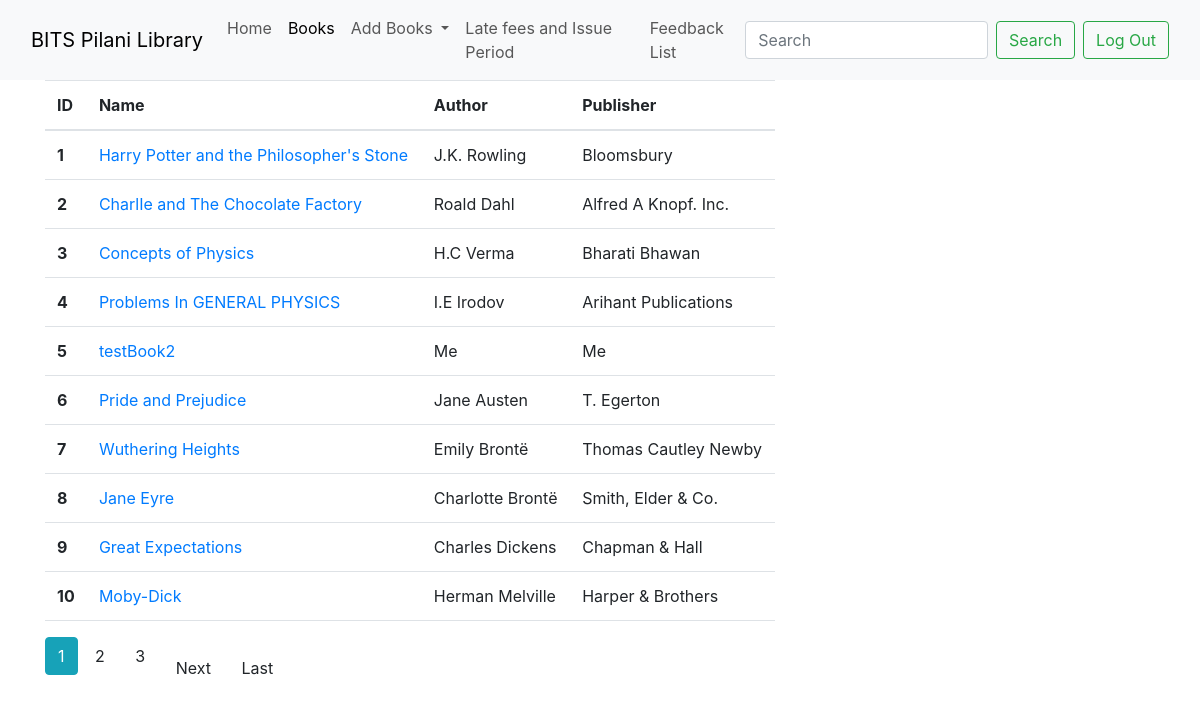
/librarian/listOfBooks (signed in), run on the app's committed database.
### home/models.py (models this page shows, shortened)
class books(models.Model):
    name = models.CharField(max_length = 150)
    author = models.CharField(max_length = 100)
    pub = models.CharField(max_length = 150)
    isbn = models.CharField(max_length = 20)
    copies_total = models.IntegerField()
    copies_available = models.IntegerField()
    cover_img = models.ImageField(default = 'default.jpg', upload_to = 'cover_image')

### home/views.py (the view)
# urls.py: path('librarian/listOfBooks', views.listOfBooks, name = "lib_listOfBooks"),
@login_required
def listOfBooks(request):
    if request.user.profile.is_student == True:
        base_template = 'home/stu_base.html'
    else:
        base_template = 'home/lib_base.html'
    book_list = books.objects.all()
    paginator = Paginator(book_list, 10)
    page_number = request.GET.get('page')
    page_obj = paginator.get_page(page_number)
    context = {
        "books": page_obj,
        "base_template": base_template
    }
    return render(request, 'home/lib_ListofBooks.html', context)

### home/templates/home/lib_ListofBooks.html (shortened to what this page needs)
{%extends base_template%}
{%block bookList%}active{%endblock bookList%}
{%block content%}
<table class="table">
    <thead>
      <tr>
        <th scope="col">ID</th>
        <th scope="col">Name</th>
        <th scope="col">Author</th>
        <th scope="col">Publisher</th>
      </tr>
    </thead>
    <tbody>
        {%for book in books%}
        <tr>
            <th scope="row">{{book.id}}</th>
            {%if user.profile.is_student == True%}
                <td><a href = "{%url 'stu_book-page' book.id %}">{{book.name}}</a></td>
            {%else%}
                <td><a href = "{%url 'lib_book-page' book.id %}">{{book.name}}</a></td>
            {%endif%}
            <td>{{book.author}}</td>
            <td>{{book.pub}}</td>
        </tr>
        {%endfor%}
    </tbody>
    </table>
    <div>
        {%if books.has_other_pages%}
          {%for num in books.paginator.page_range%}
            {%if num == books.number%}
              <a class = "btn btn-info mb-4" href = "?page={{num}}">{{num}}</a>
            {%elif num > books.number|add:'-3' and num < books.number|add:'3' %}
              <a class = "btn btn-otline-info mb-4" href = "?page={{num}}">{{num}}</a>
            {%endif%}
          {%endfor%}
          {%if books.has_next%}
            <a class = "btn btn-otline-info" href = "?page={{books.next_page_number}}">Next</a>
            <a class = "btn btn-otline-info" href = "?page={{books.paginator.num_pages}}">Last</a>
          {%endif%}
        {%endif%}
      </div>
{%endblock content%}

### data on the page
books: id "1", name "Harry Potter and the Philosopher's Stone", author "J.K. Rowling", pub "Bloomsbury"
books: id "2", name "CharlIe and The Chocolate Factory", author "Roald Dahl", pub "Alfred A Knopf. Inc."
books: id "3", name "Concepts of Physics", author "H.C Verma", pub "Bharati Bhawan"
books: id "4", name "Problems In GENERAL PHYSICS", author "I.E Irodov", pub "Arihant Publications"
books: id "5", name "testBook2", author "Me", pub "Me"
books: id "6", name "Pride and Prejudice", author "Jane Austen", pub "T. Egerton"
books: id "7", name "Wuthering Heights", author "Emily Brontë", pub "Thomas Cautley Newby"
books: id "8", name "Jane Eyre", author "Charlotte Brontë", pub "Smith, Elder & Co."
books: id "9", name "Great Expectations", author "Charles Dickens", pub "Chapman & Hall"
books: id "10", name "Moby-Dick", author "Herman Melville", pub "Harper & Brothers"

### other printed values
{{ num }} "1"
{{ num }} "2" "3"
